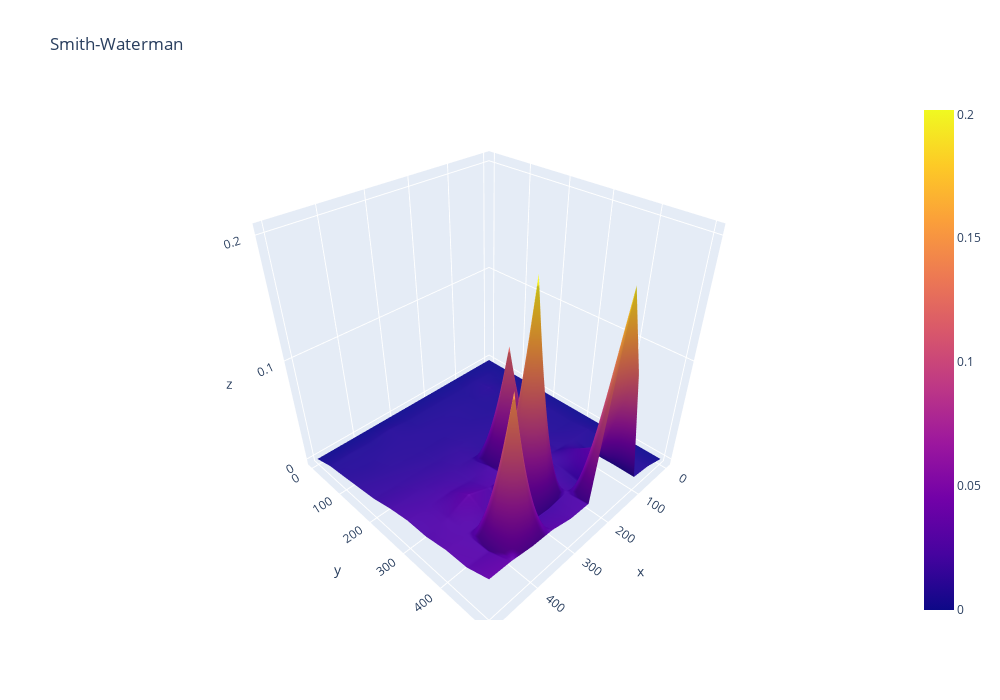

Notebook code for this chart:
### Markdown cell above
Com os dados tratados, foram feitos gráficos 3D através da biblioteca plotly:

### Code cell
fig = go.Figure(go.Surface(
    x = x,
    y = y,
    z = resultados["smith"]))
fig.update_layout(
    title={
        'text': "Smith-Waterman"},
        width=1000,
        height=700
)

fig.show()
